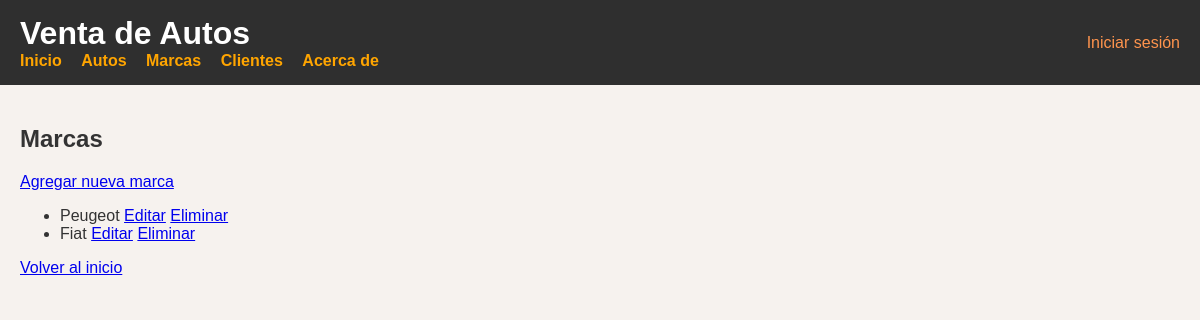
Page /autos/marcas/ on the earlier database version.
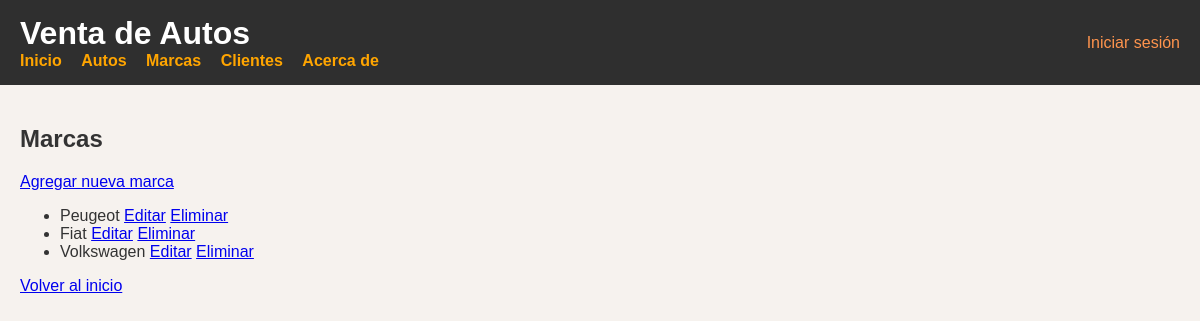
Same page on the later database version.
### autos/models.py (models this page shows, shortened)
class Marca(models.Model):
    nombre = models.CharField(max_length=100)

### autos/views.py (the view)
# urls.py: path('marcas/', views.lista_marcas, name='lista_marcas'),
def lista_marcas(request):
    marcas = Marca.objects.all()
    return render(request, 'marcas/lista.html', {'marcas': marcas})

### autos/templates/marcas/lista.html (shortened to what this page needs)
{% extends 'base.html' %}
{% block content %}
  <h2>Marcas</h2>
  <a href="{% url 'crear_marca' %}">Agregar nueva marca</a>
  <ul>
    {% for marca in marcas %}
      <li>
        {{ marca.nombre }}
        <a href="{% url 'editar_marca' marca.pk %}">Editar</a>
        <a href="{% url 'eliminar_marca' marca.pk %}">Eliminar</a>
      </li>
    {% endfor %}
  </ul>
  <a href="{% url 'home' %}">Volver al inicio</a>
{% endblock %}

Differences in the rows shown:
added Marca: nombre "Volkswagen"
